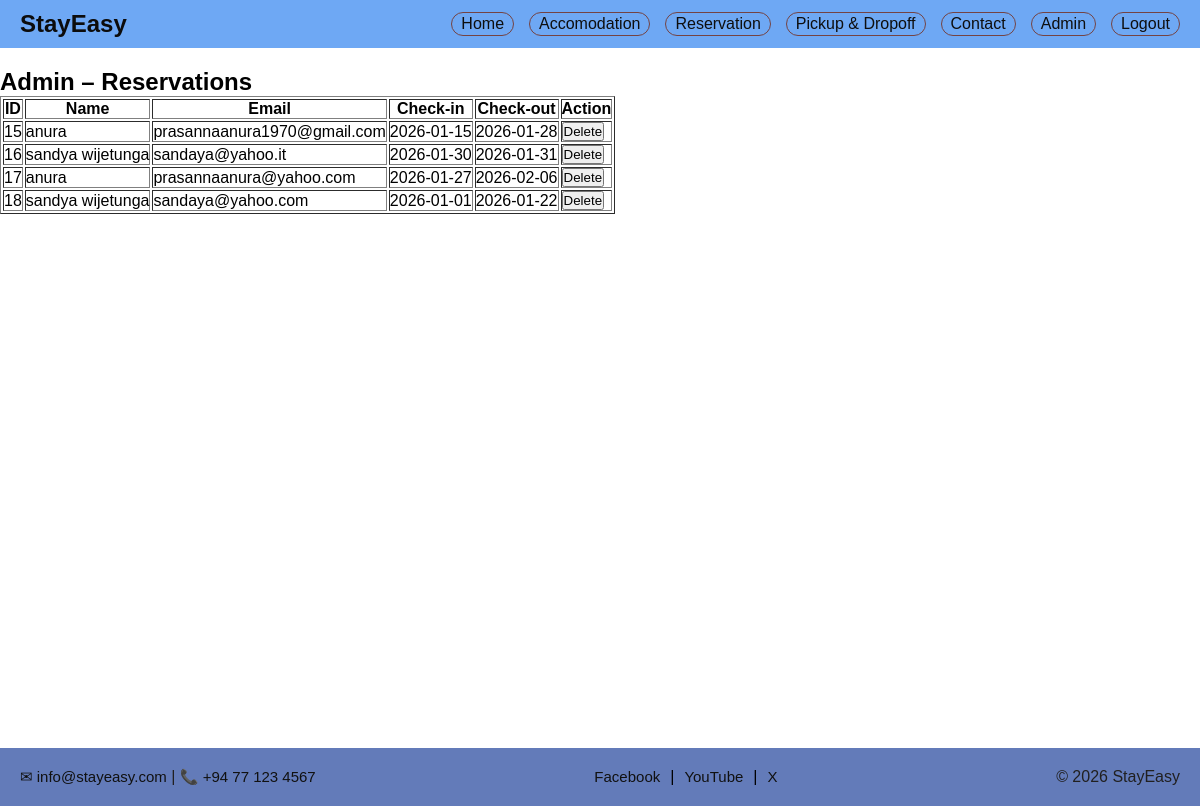
The app's page /admin (signed in), older data.
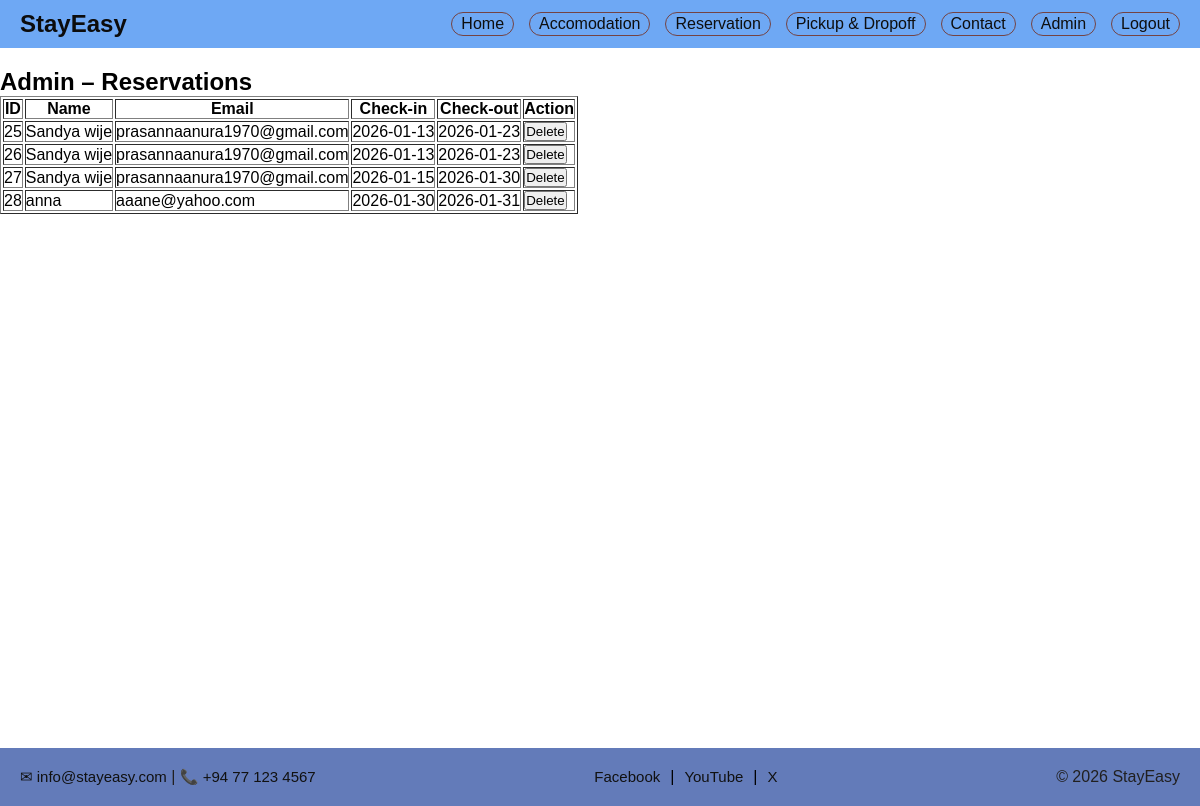
The same page, newer data.
### tables this page shows
CREATE TABLE reservations (
    id INTEGER PRIMARY KEY AUTOINCREMENT,
    name TEXT NOT NULL,
    email TEXT NOT NULL,
    checkin DATE NOT NULL,
    checkout DATE NOT NULL
);

### app.py (the view)
@app.route("/admin")
def admin():
    if not session.get("admin"):
        return redirect(url_for("admin_login"))
    conn = get_db_connection()
    reservations = conn.execute("SELECT * FROM reservations").fetchall()
    conn.close()
    return render_template("admin.html", reservations=reservations)

### app.py (called while the page is built)
def get_db_connection():
    conn = sqlite3.connect("database.db")
    conn.row_factory = sqlite3.Row
    return conn

### templates/admin.html (shortened to what this page needs)
{% extends "base.html" %}
{% block content %}
<h2>Admin – Reservations</h2>
<table border="1" cellpadding="8">
    <tr>
        <th>ID</th>
        <th>Name</th>
        <th>Email</th>
        <th>Check-in</th>
        <th>Check-out</th>
        <th>Action</th>
    </tr>
    {% for r in reservations %}
    <tr>
        <td>{{ r.id }}</td>
        <td>{{ r.name }}</td>
        <td>{{ r.email }}</td>
        <td>{{ r.checkin }}</td>
        <td>{{ r.checkout }}</td>
         <td>
        <form method="POST" action="/delete/{{ r.id }}">
            <button type="submit"
                    onclick="return confirm('Delete this reservation?');">
                Delete
            </button>
        </form>
    </td>
    </tr>
    {% endfor %}
</table>
{% endblock %}

Row changes from the older to the newer data that the page shows:
removed reservations: id "15", name "anura", email "prasannaanura1970@gmail.com", checkin "2026-01-15", checkout "2026-01-28"
removed reservations: id "16", name "sandya wijetunga", email "sandaya@yahoo.it", checkin "2026-01-30", checkout "2026-01-31"
removed reservations: id "17", name "anura", email "prasannaanura@yahoo.com", checkin "2026-01-27", checkout "2026-02-06"
removed reservations: id "18", name "sandya wijetunga", email "sandaya@yahoo.com", checkin "2026-01-01", checkout "2026-01-22"
added reservations: id "25", name "Sandya wije", email "prasannaanura1970@gmail.com", checkin "2026-01-13", checkout "2026-01-23"
added reservations: id "26", name "Sandya wije", email "prasannaanura1970@gmail.com", checkin "2026-01-13", checkout "2026-01-23"
added reservations: id "27", name "Sandya wije", email "prasannaanura1970@gmail.com", checkin "2026-01-15", checkout "2026-01-30"
added reservations: id "28", name "anna", email "aaane@yahoo.com", checkin "2026-01-30", checkout "2026-01-31"
